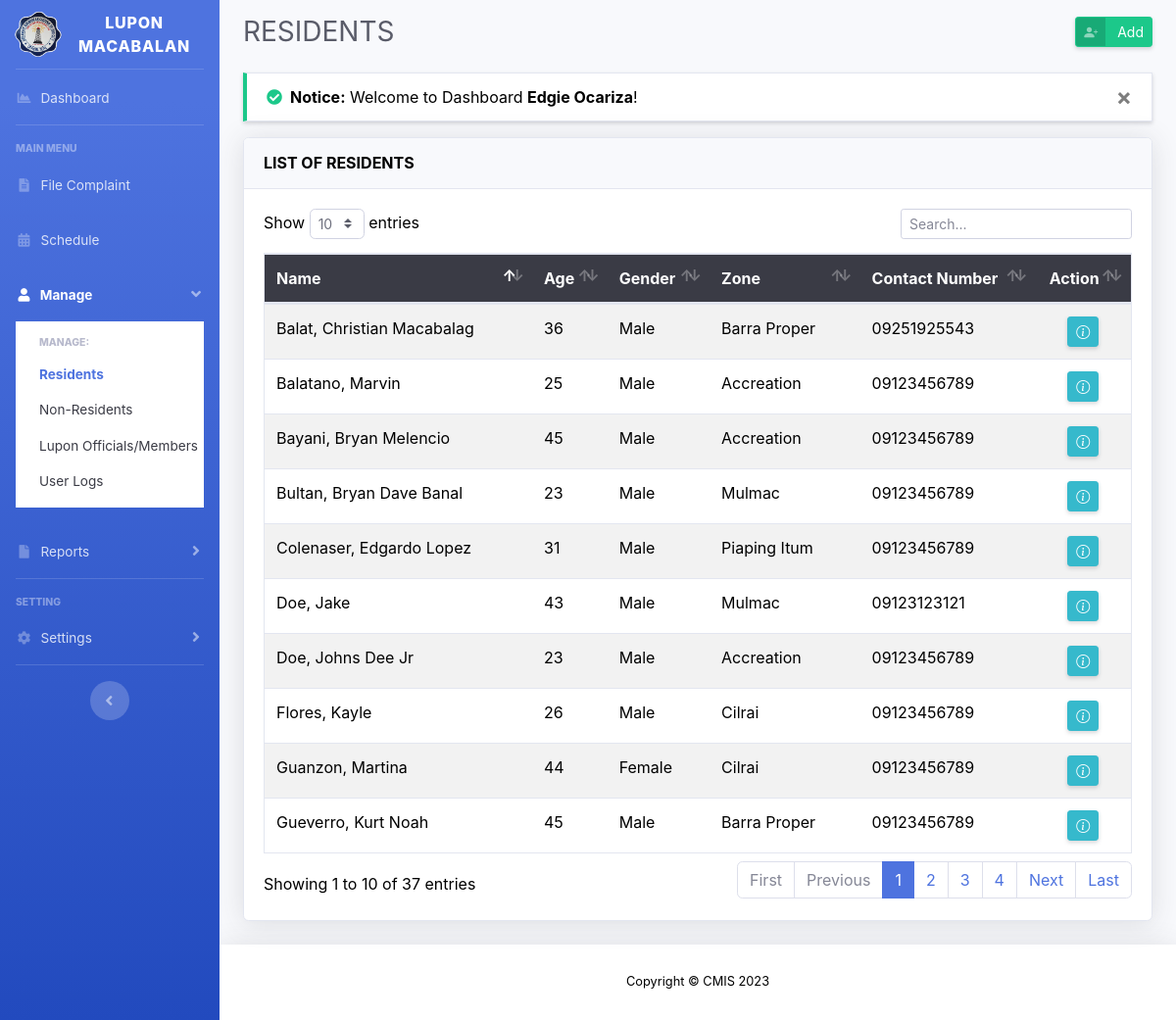
Page /residents.php (signed in) on the committed database.
### tables this page shows
CREATE TABLE `tbl_residents` (
  `res_id` int(15) unsigned NOT NULL AUTO_INCREMENT,
  `res_fname` varchar(50) NOT NULL,
  `res_mname` varchar(50) NOT NULL,
  `res_lname` varchar(50) NOT NULL,
  `res_suffix` varchar(5) NOT NULL,
  `res_birthday` date NOT NULL,
  `res_age` int(3) NOT NULL,
  `res_gender` text NOT NULL,
  `res_cstatus` text NOT NULL,
  `zone_id` int(11) NOT NULL,
  `res_contact` varchar(11) NOT NULL,
  `res_regDateTime` timestamp NOT NULL DEFAULT current_timestamp(),
  `res_moddatetime` timestamp NOT NULL DEFAULT current_timestamp() ON UPDATE current_timestamp(),
  PRIMARY KEY (`res_id`),
  KEY `zone_id` (`zone_id`)
);

CREATE TABLE `tbl_zone` (
  `zone_id` int(11) unsigned NOT NULL AUTO_INCREMENT,
  `zone_name` varchar(50) NOT NULL,
  `zone_description` text NOT NULL,
  `zone_regdatetime` timestamp NOT NULL DEFAULT current_timestamp(),
  PRIMARY KEY (`zone_id`)
);

### residents.php (the view, shortened to what this page needs)
<?php
include 'layouts/header.php';
include 'config/connection.php';
$residents = $connection->query("SELECT * FROM tbl_residents");
?>
<div id="content">
	<div class="container-fluid">
		<div class="d-sm-flex align-items-center mb-4">
			<h1 class="h3 mb-0 text-gray-800">RESIDENTS</h1>
			<a href="#" class="d-none d-sm-inline-block ml-auto btn btn-sm btn-success btn-icon-split shadow-sm" data-toggle="modal" data-target="#addResidentModal">
				<span class="icon text-white-50">
					<i class="bi bi-person-plus-fill"></i>
				</span>
				<span class="text">Add</span>
			</a>
		</div>
		<?php include 'config/message.php'; ?>
		<div class="card shadow mb-4">
			<div class="card-header py-3">
				<h6 class="m-0 font-weight-bold">LIST OF RESIDENTS</h6>
			</div>
			<div class="card-body">
				<div class="table-responsive">
					<table class="table table-striped border text-dark" id="table_asc" width="100%">
						<thead class="bg-gray-900 text-white">
							<tr>
								<th>Name</th>
								<th>Age</th>
								<th>Gender</th>
								<th>Zone</th>
								<th>Contact Number</th>
								<th class="text-center">Action</th>
							</tr>
						</thead>
						<tbody>
							<?php
							if ($residents->num_rows > 0) {
								while ($row = $residents->fetch_assoc()) {
							?>
									<tr>
										<td><?= $row['res_lname'] . ', ' . $row['res_fname'] . ' ' . $row['res_mname'] . ' ' . $row['res_suffix'] ?></td>
										<td>
											<?php
											$formatbd = str_replace('/', '-', $row['res_birthday']);
											$newbd = date('d-m-Y', strtotime($formatbd));
											$dob = new DateTime($newbd);
											$now = new DateTime();
											$diff = $now->diff($dob);
											echo $age = $diff->y;
											?>
										</td>
										<td><?= $row['res_gender'] ?></td>
										<td>
											<?php
											$zone = $row['zone_id'];
											$zone_name = "SELECT * FROM tbl_zone WHERE '$zone' = zone_id";
											$zone_name_result = $connection->query($zone_name);
											$zone_data = $zone_name_result->fetch_array();
											echo $zone_data['zone_name'];
											?>
										</td>
										<td><?= $row['res_contact'] ?></td>
										<td class="text-center">
											<a href="view-resident-profile.php?id=<?= $row['res_id'] ?>" class="d-none d-sm-inline-block btn btn-info btn-sm shadow-sm" data-toggle="tooltip" title="View Profile"><i class="bi bi-info-circle"></i></a>
										</td>
									</tr>
							<?php
								}
							}
							?>
						</tbody>
					</table>
				</div>
			</div>
		</div>
	</div>
</div>
<?php
include 'layouts/footer.php';
?>

### layouts/header.php (style rules this page uses)
body { color: black !important; }
#content { margin-top: 1rem; }
body { background-color: black !important; }
.text-black, table td, table tbody th { color: black !important; }

### rows in the picture
tbl_residents: res_lname "Doe", res_fname "Johns", res_mname "Dee", res_suffix "Jr", res_birthday "23", res_gender "Male", zone.zone_name "Accreation", res_contact "09123456789"
tbl_residents: res_lname "Bayani", res_fname "Bryan", res_mname "Melencio", res_birthday "45", res_gender "Male", zone.zone_name "Accreation", res_contact "09123456789"
tbl_residents: res_lname "Balat", res_fname "Christian", res_mname "Macabalag", res_birthday "36", res_gender "Male", zone.zone_name "Barra Proper", res_contact "09251925543"
tbl_residents: res_lname "Flores", res_fname "Kayle", res_birthday "26", res_gender "Male", zone.zone_name "Cilrai", res_contact "09123456789"
tbl_residents: res_lname "Guanzon", res_fname "Martina", res_birthday "44", res_gender "Female", zone.zone_name "Cilrai", res_contact "09123456789"
tbl_residents: res_lname "Balatano", res_fname "Marvin", res_birthday "25", res_gender "Male", zone.zone_name "Accreation", res_contact "09123456789"
tbl_residents: res_lname "Gueverro", res_fname "Kurt Noah", res_birthday "45", res_gender "Male", zone.zone_name "Barra Proper", res_contact "09123456789"
tbl_residents: res_lname "Colenaser", res_fname "Edgardo", res_mname "Lopez", res_birthday "31", res_gender "Male", zone.zone_name "Piaping Itum", res_contact "09123456789"
tbl_residents: res_lname "Bultan", res_fname "Bryan Dave", res_mname "Banal", res_birthday "23", res_gender "Male", zone.zone_name "Mulmac", res_contact "09123456789"
tbl_residents: res_lname "Doe", res_fname "Jake", res_birthday "43", res_gender "Male", zone.zone_name "Mulmac", res_contact "09123123121"

### other values in the picture
$_SESSION['message_success'] "Welcome to Dashboard Edgie Ocariza !"
